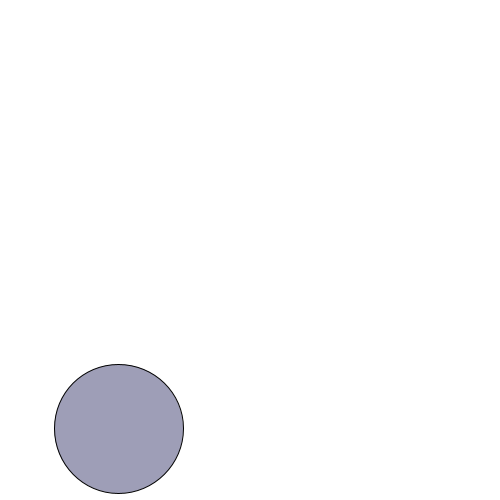
Frame 1 (no input)
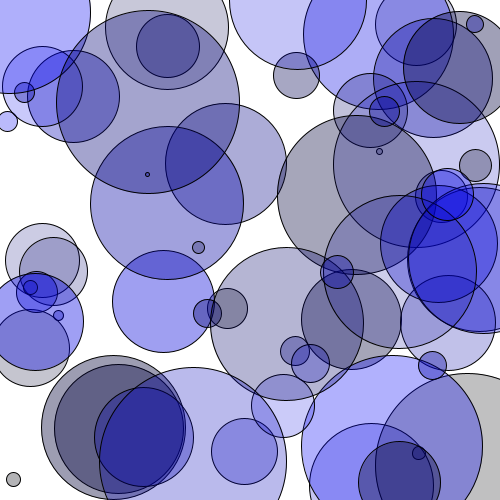
Frame 60 (the mouse pressed at the canvas centre just before this capture)
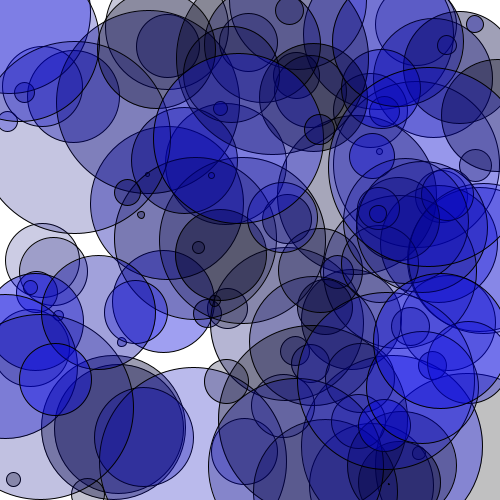
Frame 120 (the mouse held since frame 60 and released just before this capture)

The Processing sketch that drew these frames (run headless with seeded random() and noise(); from frame 60 on, the mouse is pressed at the canvas centre):

// Processing sketch: processing_142675
// ── processing_142675.pde

int myD ;

void setup() {
  size(500, 500) ;
  background(255);
  smooth() ;
}

void draw () {
  myD = int(random(200)) ;
  fill(0, 0, random(255), random(50, 100)) ;
  ellipse(random(width), random(height), myD, myD) ; 
  

}

void mousePressed() {
  background(255) ; 
}
